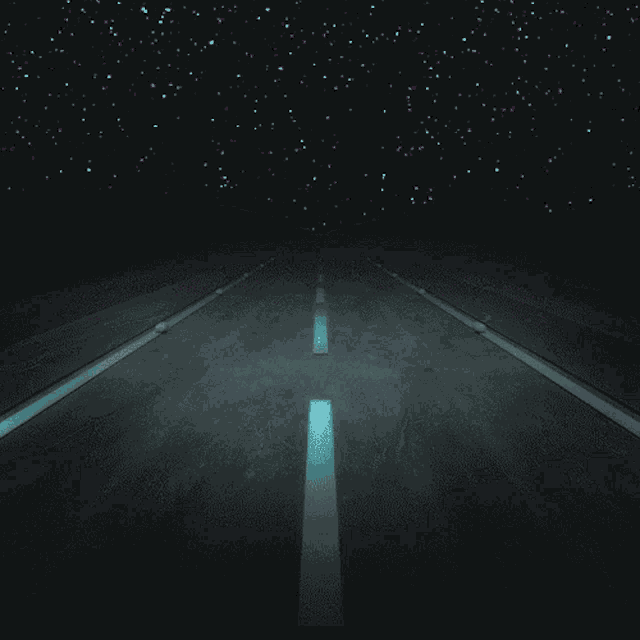
#> input picture Again/TASK/input.gif, 640 x 640 px
$ python builder.py
#> lines starting #> are read from the running program, lines starting #| are printed output that depends on the picture
from PIL import Image
from apng import APNG
import os
import sys
import shutil


def clear(objects: list[str]):
    for obj in objects:
        if os.path.exists(obj):
            os.remove(obj)
            print(f"[✔] Удалён: {obj}")
        else:
            print(f"[!] Не найден для удаления: {obj}")


def make_apng(frames: list[str], output_path: str, delay: int = 100):
    apng = APNG()
    for f in frames:
        apng.append_file(f, delay=delay)
    apng.save(output_path)
    print(f"[✔] APNG собран: {output_path}")


def embed(frames: list[str], output_dir: str, chars_dir: str, flag: str):
    new_frames = []
    for i in range(len(flag)):
        new_frame = embed_bit_plane(frames[i], f"{chars_dir}/{flag[i]}.png", output_dir)
        new_frames.append(new_frame)

    return new_frames


def embed_bit_plane(container_path: str, secret_path: str, output_dir: str):
    os.makedirs(output_dir, exist_ok=True)

    # Загружаем и приводим к RGBA
    cont = Image.open(container_path).convert("RGBA")
    sec = Image.open(secret_path).convert("RGBA")

    w_cont, h_cont = cont.size
    w_sec, h_sec = sec.size

    if w_sec > w_cont or h_sec > h_cont:
        sys.exit("Ошибка: секретное изображение превышает размер контейнера.")

    cont_px = cont.load()
    sec_px = sec.load()

    # Встраиваем побитово: берём старший бит (bit7) каждого синего канала секрета
    # и записываем его в младший бит (bit0) синего канала контейнера.
    for y in range(h_sec):
        for x in range(w_sec):
            r_c, g_c, b_c, a_c = cont_px[x, y]
            _, _, b_s, a_s = sec_px[x, y]

            # if a_s == 0:
            #    a_s = 255

            # выделяем бит 7 из секрета (0 или 1)
            secret_bit = (a_s & 0x80) >> 7

            # сбрасываем младший бит контейнера и ставим туда secret_bit
            a_new = (a_c & ~1) | secret_bit

            cont_px[x, y] = (r_c, g_c, b_c, a_new)

    output = os.path.join(output_dir, container_path.replace("frames\\", ""))
    cont.save(output, "PNG")
    print(f"[✔] Секрет спрятан в bit-plane 0 синего канала:\n    {output}")

    return output


def resize(paths: list[str], size: tuple[int] = (128, 128), output_dir: str = None):
    for src in paths:
        # Проверяем расширение
        if not src.lower().endswith(".png"):
            print(f"[!] Пропускаем не-PNG: {src}")
            continue

        # Открываем
        img = Image.open(src).convert("RGBA")
        # Принудительный ресайз
        img_resized = img.resize(size, Image.LANCZOS)

        # Формируем путь вывода
        base, name = os.path.split(src)
        name_noext, _ = os.path.splitext(name)
        out_folder = output_dir or base
        os.makedirs(out_folder, exist_ok=True)
        dest = os.path.join(out_folder, f"{name_noext}.png")

        # Сохраняем
        img_resized.save(dest, "PNG")
        print(f"[✔] {src} → {dest}")


def extract_frames(gif_path: str, output_dir: str):
#> called with gif_path = 'input.gif', output_dir = 'frames'
    os.makedirs(output_dir, exist_ok=True)

    frames = []
    with Image.open(gif_path) as img:
#> img is the input picture: PIL image 640x640 P; mean R, G, B, A 27, 33.3, 33.9, 255
        frame = 0
        try:
            while True:
                frame_path = os.path.join(output_dir, f"frame_{frame:03d}.png")
                frames.append(frame_path)
                img.convert("RGBA").save(frame_path)
                print(f"[+] Сохранён кадр {frame} → {frame_path}")
                frame += 1
                img.seek(frame)  # переходим к следующему кадру
#> this loop made 56 passes
#> pass 2, in extract_frames, `img.convert("RGBA").save(frame_path)`:
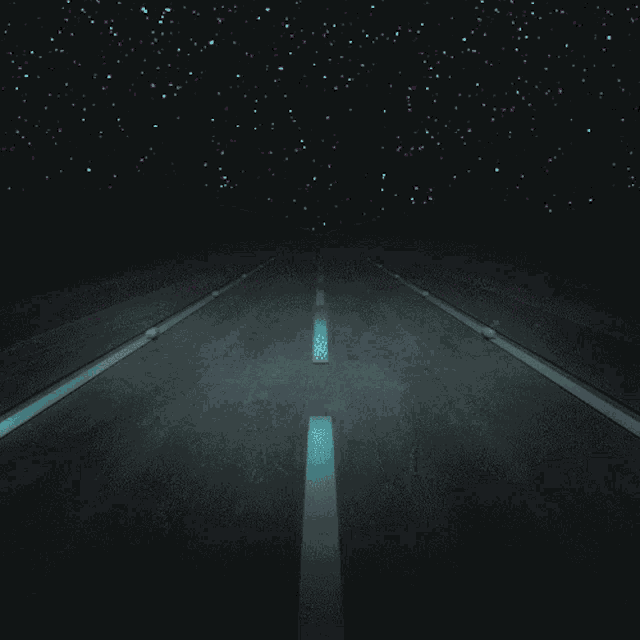
#> saved as frame_001.png: PIL image 640x640 RGBA; mean R, G, B, A 27, 33.2, 33.8, 255
#> after the loop, frame = 56; frames = 56 items, first 6: 'frames/frame_000.png', 'frames/frame_001.png', 'frames/frame_002.png', 'frames/frame_003.png', 'frames/frame_004.png', 'frames/frame_005.png'
        except EOFError:
            print(f"[✔] Извлечено {frame} кадра(ов).")

    return frames


if __name__ == "__main__":
    gif_file = "input.gif"
    flag = "flag{Z0d1ac_$3nds_gr33t1ng$}"
    frames_dir = "frames"
    new_frames_dir = "new_frames"
    chars_dir = "chars"

    frames = extract_frames(gif_file, frames_dir)
    resize(frames)
    new_frames = embed(frames, new_frames_dir, chars_dir, flag)
#> (the run stopped early here; a loop or call above may not have finished)
